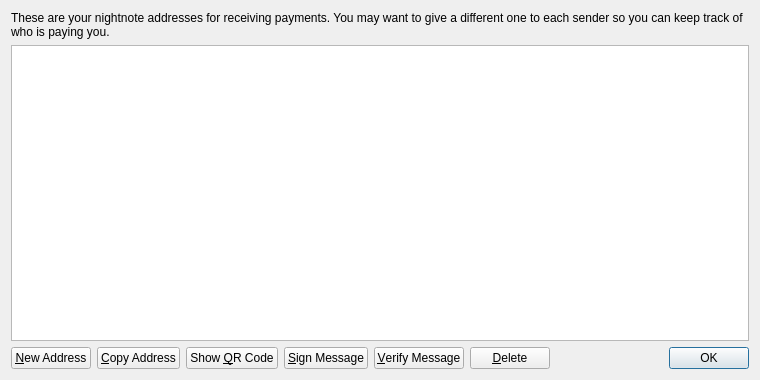
<?xml version="1.0" encoding="UTF-8"?>
<ui version="4.0">
 <class>AddressBookPage</class>
 <widget class="QWidget" name="AddressBookPage">
  <property name="geometry">
   <rect>
    <x>0</x>
    <y>0</y>
    <width>760</width>
    <height>380</height>
   </rect>
  </property>
  <property name="windowTitle">
   <string>Address Book</string>
  </property>
  <layout class="QVBoxLayout" name="verticalLayout">
   <item>
    <widget class="QLabel" name="labelExplanation">
     <property name="text">
      <string>These are your nightnote addresses for receiving payments. You may want to give a different one to each sender so you can keep track of who is paying you.</string>
     </property>
     <property name="textFormat">
      <enum>Qt::PlainText</enum>
     </property>
     <property name="wordWrap">
      <bool>true</bool>
     </property>
    </widget>
   </item>
   <item>
    <widget class="QTableView" name="tableView">
     <property name="contextMenuPolicy">
      <enum>Qt::CustomContextMenu</enum>
     </property>
     <property name="toolTip">
      <string>Double-click to edit address or label</string>
     </property>
     <property name="tabKeyNavigation">
      <bool>false</bool>
     </property>
     <property name="alternatingRowColors">
      <bool>true</bool>
     </property>
     <property name="selectionMode">
      <enum>QAbstractItemView::SingleSelection</enum>
     </property>
     <property name="selectionBehavior">
      <enum>QAbstractItemView::SelectRows</enum>
     </property>
     <property name="sortingEnabled">
      <bool>true</bool>
     </property>
     <attribute name="verticalHeaderVisible">
      <bool>false</bool>
     </attribute>
    </widget>
   </item>
   <item>
    <layout class="QHBoxLayout" name="horizontalLayout">
     <item>
      <widget class="QPushButton" name="newAddressButton">
       <property name="toolTip">
        <string>Create a new address</string>
       </property>
       <property name="text">
        <string>&amp;New Address</string>
       </property>
       <property name="icon">
        <iconset resource="../bitcoin.qrc">
         <normaloff>:/icons/add</normaloff>:/icons/add</iconset>
       </property>
      </widget>
     </item>
     <item>
      <widget class="QPushButton" name="copyToClipboard">
       <property name="toolTip">
        <string>Copy the currently selected address to the system clipboard</string>
       </property>
       <property name="text">
        <string>&amp;Copy Address</string>
       </property>
       <property name="icon">
        <iconset resource="../bitcoin.qrc">
         <normaloff>:/icons/editcopy</normaloff>:/icons/editcopy</iconset>
       </property>
      </widget>
     </item>
     <item>
      <widget class="QPushButton" name="showQRCode">
       <property name="text">
        <string>Show &amp;QR Code</string>
       </property>
       <property name="icon">
        <iconset resource="../bitcoin.qrc">
         <normaloff>:/icons/qrcode</normaloff>:/icons/qrcode</iconset>
       </property>
      </widget>
     </item>
     <item>
      <widget class="QPushButton" name="signMessage">
       <property name="toolTip">
        <string>Sign a message to prove you own a Bitcoin address</string>
       </property>
       <property name="text">
        <string>&amp;Sign Message</string>
       </property>
       <property name="icon">
        <iconset resource="../bitcoin.qrc">
         <normaloff>:/icons/edit</normaloff>:/icons/edit</iconset>
       </property>
      </widget>
     </item>
     <item>
      <widget class="QPushButton" name="verifyMessage">
       <property name="toolTip">
        <string>Verify a message to ensure it was signed with a specified Bitcoin address</string>
       </property>
       <property name="text">
        <string>&amp;Verify Message</string>
       </property>
       <property name="icon">
        <iconset resource="../bitcoin.qrc">
         <normaloff>:/icons/transaction_0</normaloff>:/icons/transaction_0</iconset>
       </property>
      </widget>
     </item>
     <item>
      <widget class="QPushButton" name="deleteButton">
       <property name="toolTip">
        <string>Delete the currently selected address from the list. Only sending addresses can be deleted.</string>
       </property>
       <property name="text">
        <string>&amp;Delete</string>
       </property>
       <property name="icon">
        <iconset resource="../bitcoin.qrc">
         <normaloff>:/icons/remove</normaloff>:/icons/remove</iconset>
       </property>
      </widget>
     </item>
     <item>
      <spacer name="horizontalSpacer">
       <property name="orientation">
        <enum>Qt::Horizontal</enum>
       </property>
       <property name="sizeHint" stdset="0">
        <size>
         <width>40</width>
         <height>20</height>
        </size>
       </property>
      </spacer>
     </item>
     <item>
      <widget class="QDialogButtonBox" name="buttonBox">
       <property name="sizePolicy">
        <sizepolicy hsizetype="Maximum" vsizetype="Fixed">
         <horstretch>0</horstretch>
         <verstretch>0</verstretch>
        </sizepolicy>
       </property>
       <property name="standardButtons">
        <set>QDialogButtonBox::Ok</set>
       </property>
      </widget>
     </item>
    </layout>
   </item>
  </layout>
 </widget>
 <resources>
  <include location="../bitcoin.qrc"/>
 </resources>
 <connections/>
</ui>
